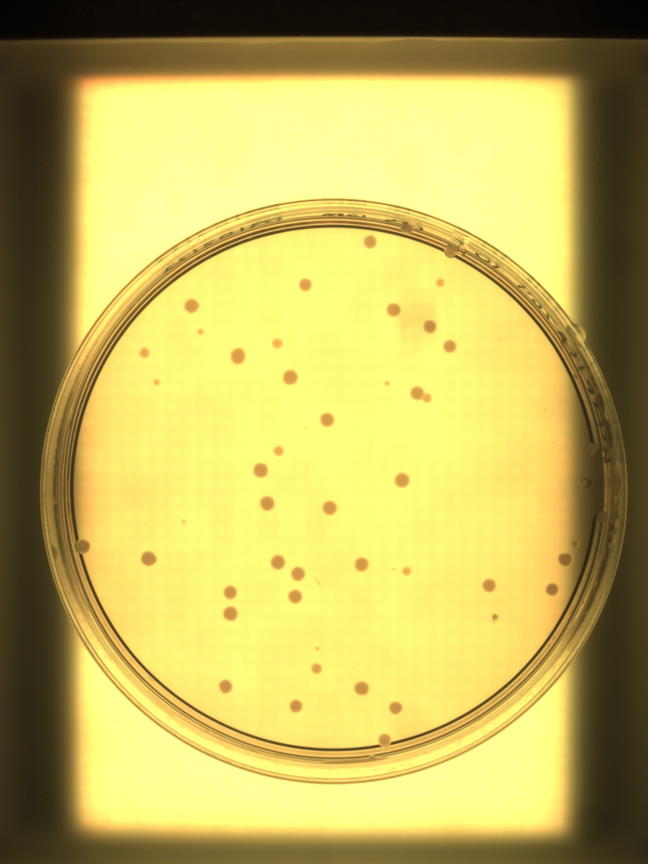
#> input picture Framework assembly/software/orchestrator/Example images/ME3I_white__110223_165813.JPG, 1944 x 2592 px (shown at 1/3 size)
$ python -i crop_photo_v3.py   (imports and definitions only)
#> lines starting #> are read from the running program, lines starting #| are printed output that depends on the picture; after the words box and inside, x2 and y2 are one past the last pixel; in counts of white or black regions, pixels touching at a corner belong together
#> further down, picture is the input picture: shape (2592, 1944, 3); mean B, G, R 92, 179.8, 192.2
# -*- coding: utf-8 -*-
# crop_photo_v3.py - Function to crop photos
#
# GENERAL DESCRIPTION:
# ----------------------------------------------------------------------------------------------------------------------
# Function to crop photos of the Colony picker dataset and store them. Similar to -im_dimensions- function but it is not based on previous panoptic masks.
#
# INPUT:
# - image_raw: (original image taken with the installed camera in the Opentrons OT-2).
#
# OUTPUT:
# - center_plate: Pixel coordinates of the center of the agar plate
# - image_crop: Cropped image
#
# ----------------------------------------------------------------------------------------------------------------------
#
#The MIT License (MIT)
#
#Copyright (c) 2022 David R. Espeso, Irene del Olmo
#
#Permission is hereby granted, free of charge, to any person obtaining a copy
#of this software and associated documentation files (the "Software"), to deal
#in the Software without restriction, including without limitation the rights
#to use, copy, modify, merge, publish, distribute, sublicense, and/or sell
#copies of the Software, and to permit persons to whom the Software is
#furnished to do so, subject to the following conditions:
#
#The above copyright notice and this permission notice shall be included in all
#copies or substantial portions of the Software.
#
#THE SOFTWARE IS PROVIDED "AS IS", WITHOUT WARRANTY OF ANY KIND, EXPRESS OR
#IMPLIED, INCLUDING BUT NOT LIMITED TO THE WARRANTIES OF MERCHANTABILITY,
#FITNESS FOR A PARTICULAR PURPOSE AND NONINFRINGEMENT. IN NO EVENT SHALL THE
#AUTHORS OR COPYRIGHT HOLDERS BE LIABLE FOR ANY CLAIM, DAMAGES OR OTHER
#LIABILITY, WHETHER IN AN ACTION OF CONTRACT, TORT OR OTHERWISE, ARISING FROM,
#OUT OF OR IN CONNECTION WITH THE SOFTWARE OR THE USE OR OTHER DEALINGS IN THE
#SOFTWARE.
#
#  $Version: 1.0 $  $Date: 2022/07/26 $
#
#  ----------------------------------------------------------------------------------------------------------------------

# Import required libraries
# if __name__ == '__main__':
import numpy as np
import copy
from skimage.measure import label, regionprops
from skimage.filters import threshold_otsu


#Define Crop photo function (part of -image_pretreatment- function)
def crop_photo(image_raw):
    mask_image_raw=copy.deepcopy(image_raw[:,:,2]) # Field 2 is the brightest and always select the whole agar plate
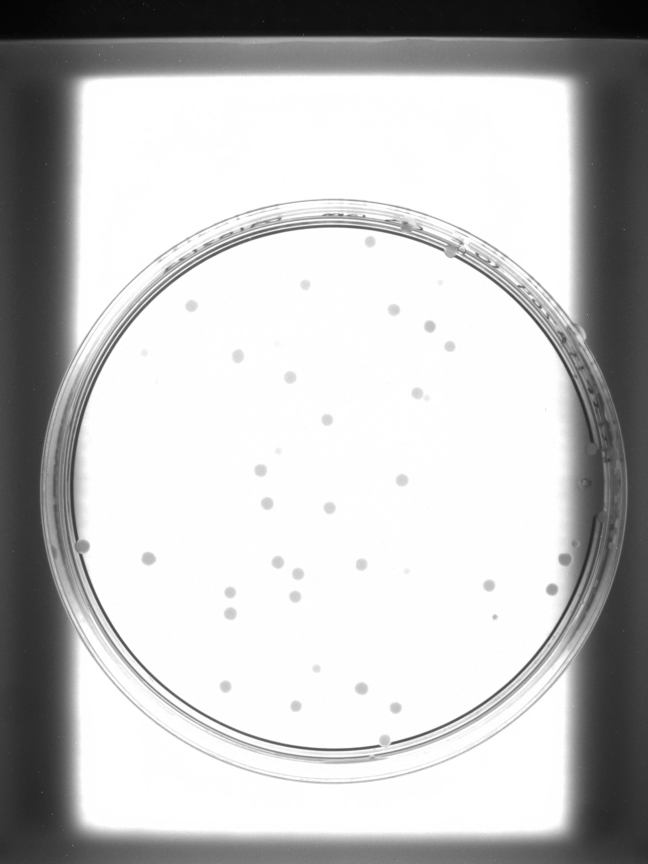
#> mask_image_raw: shape (2592, 1944) (shown at 1/3 size); min 0, max 255, mean 192.2
    otsu_threshold=threshold_otsu(mask_image_raw) #binarize image by Otsu's threshold
#> otsu_threshold = 161
    mask_image_raw[mask_image_raw<=otsu_threshold]=0
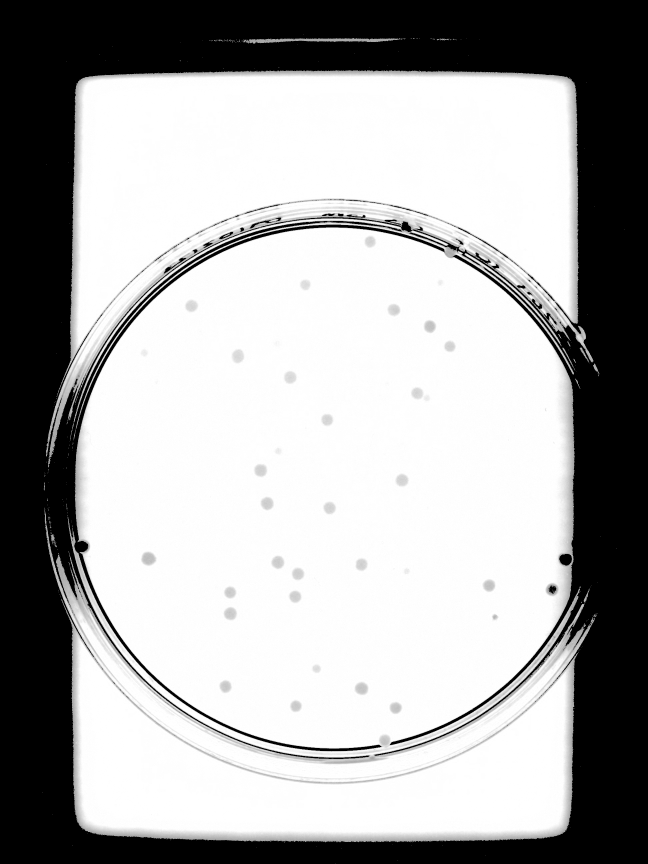
#> mask_image_raw: shape (2592, 1944) (shown at 1/3 size); min 0, max 255, mean 167.9
    mask_image_raw[mask_image_raw>otsu_threshold]=1
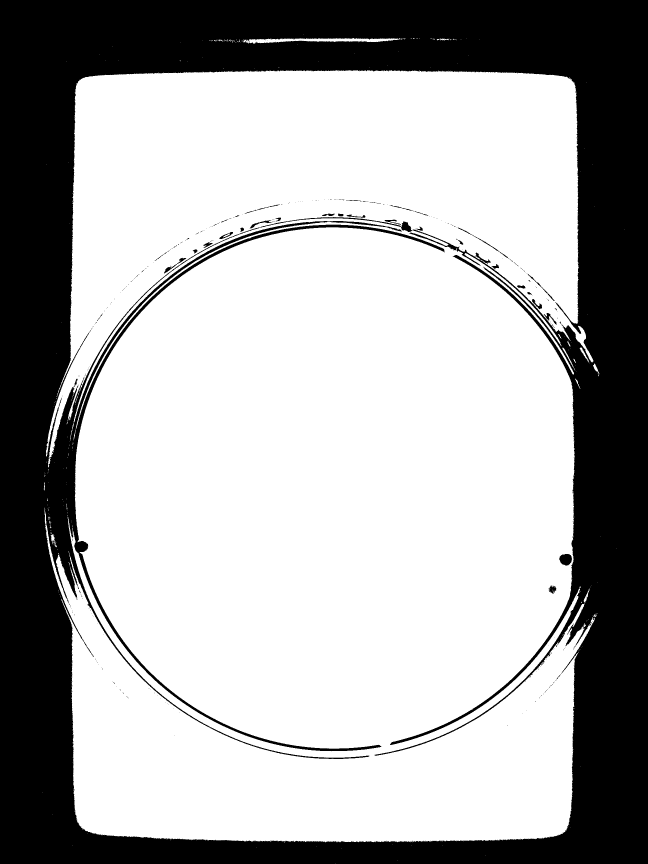
#> mask_image_raw: shape (2592, 1944) (shown at 1/3 size); values 0 (black) and 1 (white), 67.6% white; 378 black regions (343 under 20 px)

    # Label binary objects
    mask_image_raw_labeled=label(mask_image_raw,return_num=False, connectivity=2) #1
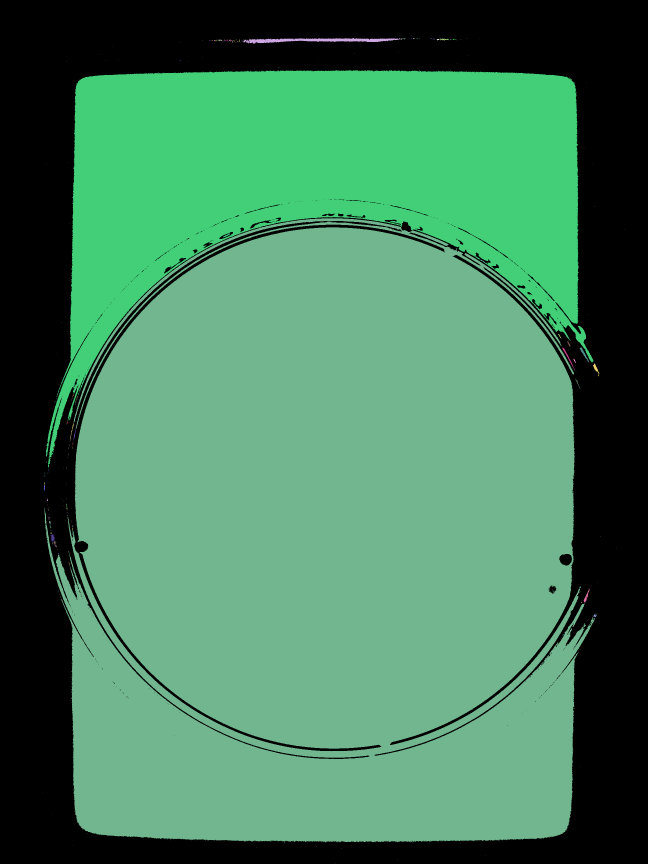
#> mask_image_raw_labeled: shape (2592, 1944) int64 (shown at 1/3 size); 345 distinct labels, from 0 to 344; one colour per label, 0 black
    info_objects=regionprops(mask_image_raw_labeled)
#> info_objects = 344 regions; largest, box (x1, y1, x2, y2) and area: (133, 655, 1785, 2527) 2529318, (138, 210, 1780, 1402) 869197, (729, 114, 1201, 131) 3904, (1739, 1042, 1767, 1087) 233, (1687, 1043, 1725, 1109) 228

    areas_bbox=[]
    area_colonies=[]
    for i in range(0, len(info_objects)): # Compute Bounding box areas
        area_bbox= info_objects[i].bbox_area
        areas_bbox.append(area_bbox)
        area_colonies.append(info_objects[i].area)
#> this loop made 344 passes
#> area_bbox on passes 2, 4, 5: 8024, 24, 27
#> after the loop, area_colonies = 344 values, max 2529318 at index 114, min 1 at index 0, mean 9898.3; areas_bbox = 344 values, max 3092544 at index 114, min 1 at index 0, mean 14730.7
        #
    #
    # Find real center of plate and radius
    info_objects_ids=np.arange(0,len(info_objects), dtype=int)
#> info_objects_ids = 344 values from 0 to 343
    elems= np.asarray([info_objects_ids, areas_bbox, area_colonies]).T
#> elems = 344 rows, first 8: [0, 1, 1], [1, 8024, 3904], [2, 15, 9], [3, 24, 11], [4, 27, 13], [5, 1, 1], [6, 3, 3], [7, 2, 2]
    elems=elems[elems[:,1].argsort()[::-1]]  #Order by descending area size
#> elems = 344 rows, first 8: [114, 3092544, 2529318], [90, 1957264, 869197], [1, 8024, 3904], [132, 2508, 228], [131, 1260, 233], [268, 774, 187], [166, 636, 85], [140, 627, 191]
    labell= elems[0][0]   # The largest detected element will be the agar footprint
#> labell = 114
#> (the run stopped early here; a loop or call above may not have finished)

$ run again, on Framework assembly/software/orchestrator/Example images/ME3I_white__121222_114402.JPG
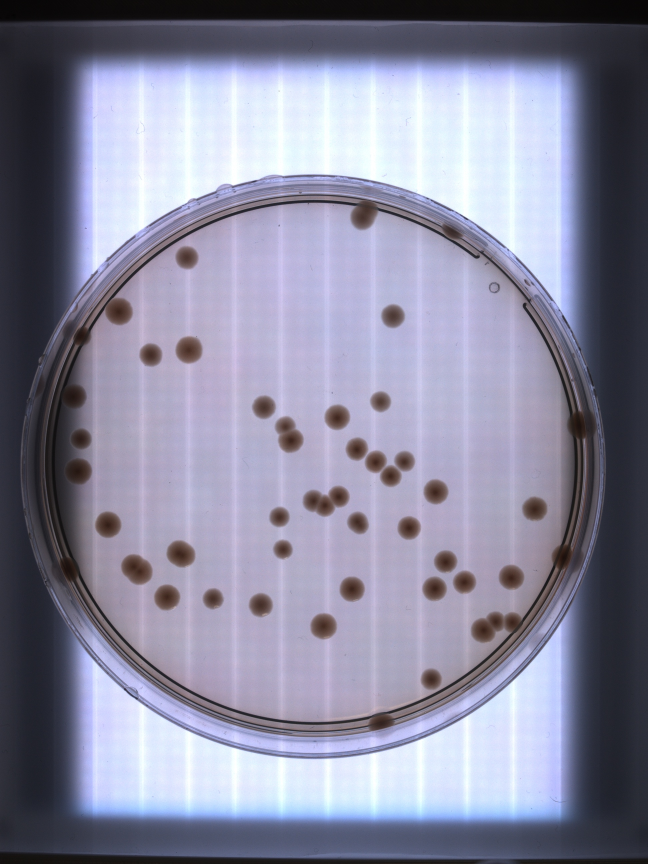
#> input picture Framework assembly/software/orchestrator/Example images/ME3I_white__121222_114402.JPG, 1944 x 2592 px (shown at 1/3 size)
#> picture is the input picture: shape (2592, 1944, 3); mean B, G, R 158.9, 137.2, 137.3
#> otsu_threshold = 122
#> in crop_photo, `mask_image_raw[mask_image_raw>otsu_threshold]=1`:
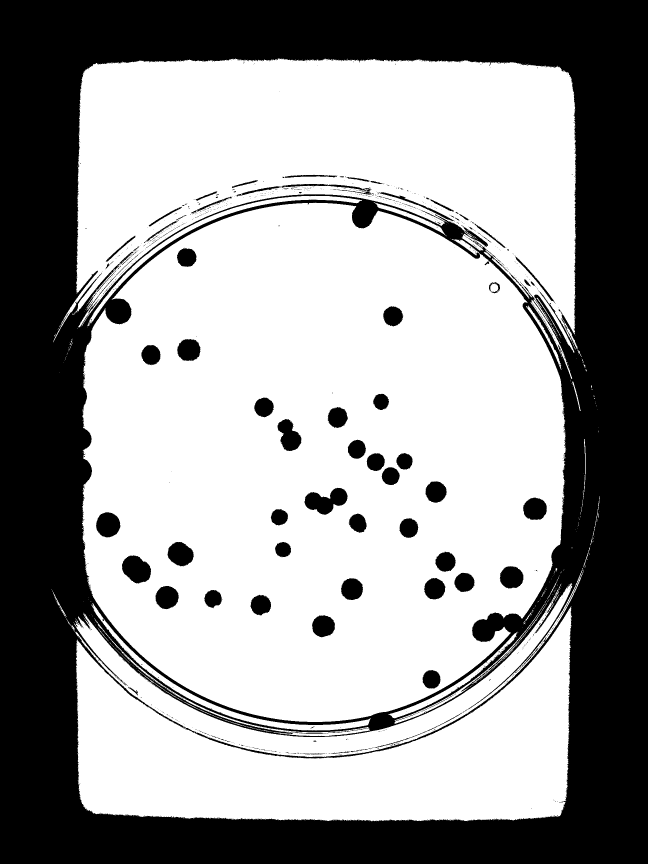
#> mask_image_raw: shape (2592, 1944) (shown at 1/3 size); values 0 (black) and 1 (white), 61.4% white; 1113 black regions (1017 under 20 px)
#> in crop_photo, `mask_image_raw_labeled=label(mask_image_raw,return_num=False, connecti..`:
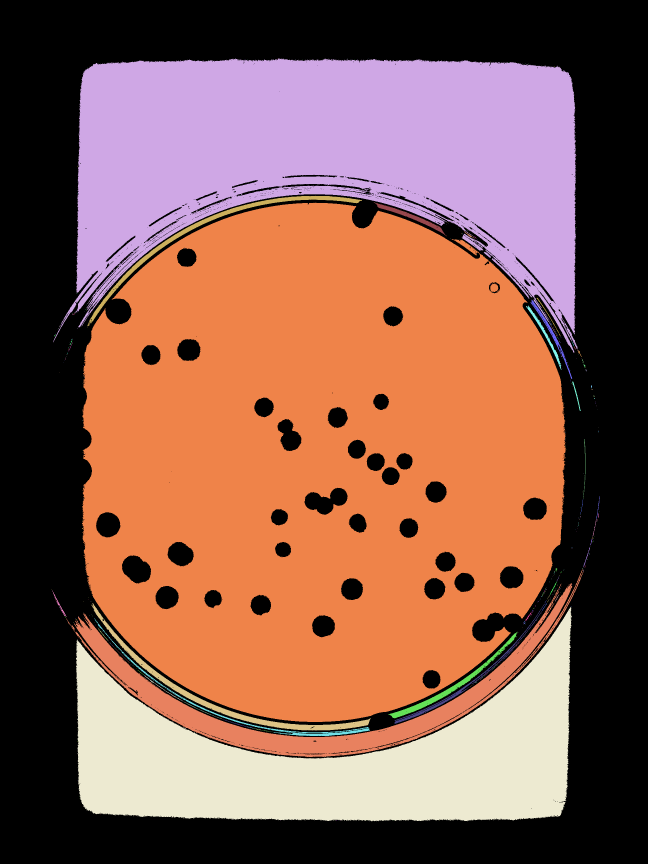
#> mask_image_raw_labeled: shape (2592, 1944) int64 (shown at 1/3 size); 537 distinct labels, from 0 to 536; one colour per label, 0 black
#> info_objects = 536 regions; largest, box (x1, y1, x2, y2) and area: (246, 608, 1698, 2166) 1740577, (159, 175, 1734, 1058) 767356, (228, 1821, 1716, 2465) 438549, (198, 1708, 1750, 2271) 95825, (273, 1809, 1113, 2192) 14252
#> the loop in crop_photo, `for i in range(0, len(info_objects)):` made 536 passes
#> area_bbox on passes 2, 56: 1390725, 322184
#> after the loop in crop_photo, `for i in range(0, len(info_objects)):`: area_colonies = 536 values, max 1740577 at index 61, min 1 at index 0, mean 5769; areas_bbox = 536 values, max 2262216 at index 61, min 1 at index 0, mean 12689.7
#> info_objects_ids = 536 values from 0 to 535
#> in crop_photo, `elems= np.asarray([info_objects_ids, areas_bbox, area_colonies]).T`: elems = 536 rows, first 8: [0, 1, 1], [1, 1390725, 767356], [2, 2, 2], [3, 1, 1], [4, 1, 1], [5, 1, 1], [6, 1, 1], [7, 1, 1]
#> in crop_photo, `elems=elems[elems[:,1].argsort()[::-1]]`: elems = 536 rows, first 8: [61, 2262216, 1740577], [1, 1390725, 767356], [385, 958272, 438549], [301, 873776, 95825], [55, 322184, 11356], [374, 321720, 14252], [405, 292758, 4890], [376, 162450, 3691]
#> labell = 61
